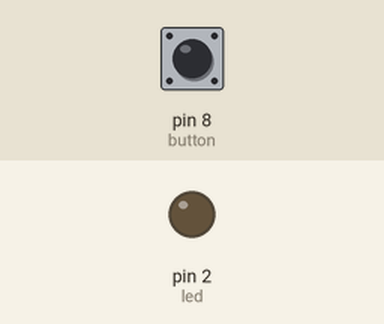
This sketch was run on a simulated Arduino Uno, built with avr-gcc and run on an emulated ATmega328P. Shown: output pins drawn as LEDs (lit = HIGH). The inputs (shaded band) are chosen by the test bench; at power-on: pin 8 (button) LOW.

Above: at 1.2 s.
1.3 s: pin 8 (button) pulled HIGH for 0.15 s
At 1.37 s:
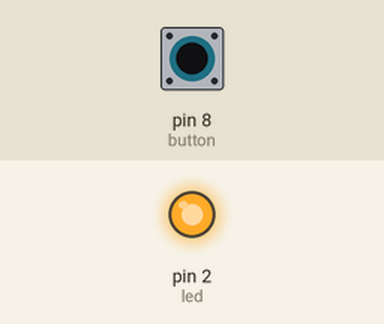
2.9 s: pin 8 (button) pulled HIGH for 3.2 s
At 7.0 s:
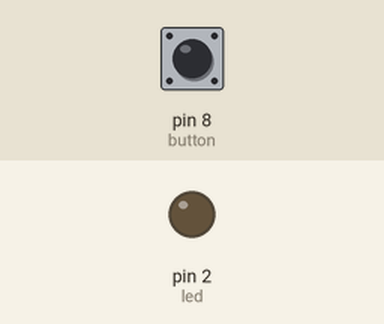
Timing chart, 0 to 8.5 s (numbered marks = the images above; inputs shaded):
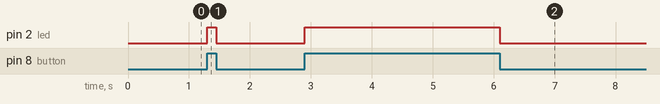

The sketch:

Main.ino
```cpp
const byte led = 2;
int button = 8;
int state = 0;


void setup()
{
	pinMode(led, OUTPUT);
    pinMode(button, INPUT);
}

void loop()
{
	state = digitalRead(button);

    if(state == HIGH){
        digitalWrite(led, 1);
    }else{
        digitalWrite(led, 0);
    }

}
```

Measured:
- after the input at 1.3 s, pin 2 (led): LOW → HIGH at once, → LOW 0.15 s later
- after the input at 2.9 s, pin 2 (led): LOW → HIGH at once, → LOW 3.2 s later
